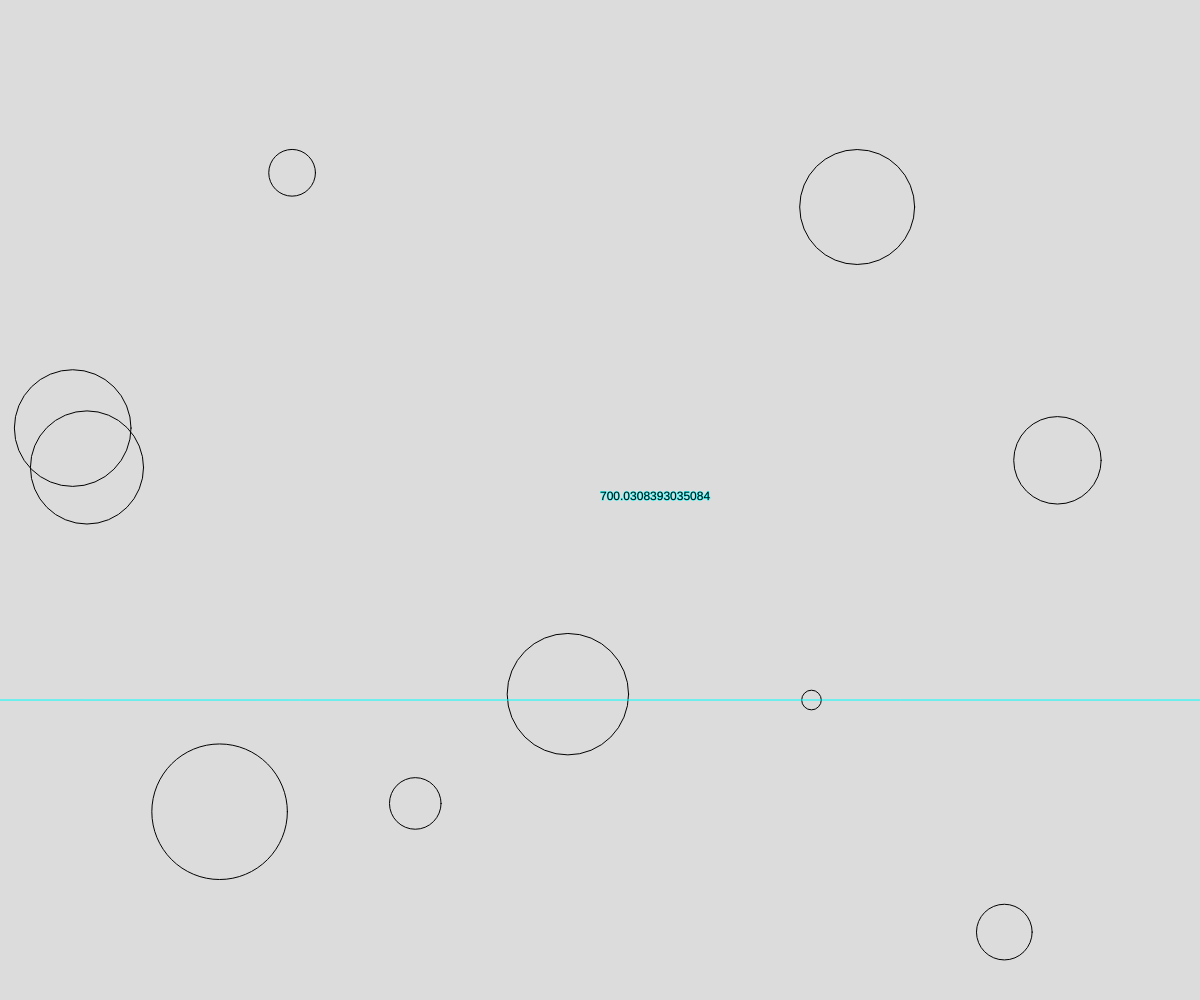
Frame 1 (no input)
Frame 60 (no input): identical to frame 1, image omitted
Frame 120 (the mouse pressed at the canvas centre since frame 60): identical to frame 1, image omitted

The p5.js sketch that drew this single still picture (run headless with seeded random() and noise() and a simulated clock; from frame 60 on, the mouse is pressed at the canvas centre):

// p5.js sketch
// ── sketch.js
// 10 Find the Smallsest circles
// Muhammad Ismail
// 3/5/2026

let NUM_CIRCLES = 10;
let circles = [];

function setup() {
  createCanvas(windowWidth, windowHeight);
  makeCircles();
}

function makeCircles(){
  let count =0;
  while(count < NUM_CIRCLES){
    let x_ = random(0, width);
    let y_ = random(0, height);
    let s_ = random(10, 150);
    let c = {x:x_, y:y_, s:s_};
    circles.push(c);
    count++;
  }
}

function renderCircles(){
  let smallsest = circles[0].s;
  let smallestY = circles[0].y;
  for (let c of circles){
    noFill();
    circle(c.x, c.y, c.s);
    // check is it the smallest?
    if (c.s < smallsest){
      smallsest = c.s;
      smallestY = c.y;
    }
  }
  fill(0);
  stroke(0, 255, 255);
  line(0, smallestY, width, smallestY);
  text(smallestY, width/2, height/2)
  stroke(0); strokeWeight(1);
}

function draw() {
  background(220);
  renderCircles();
}
